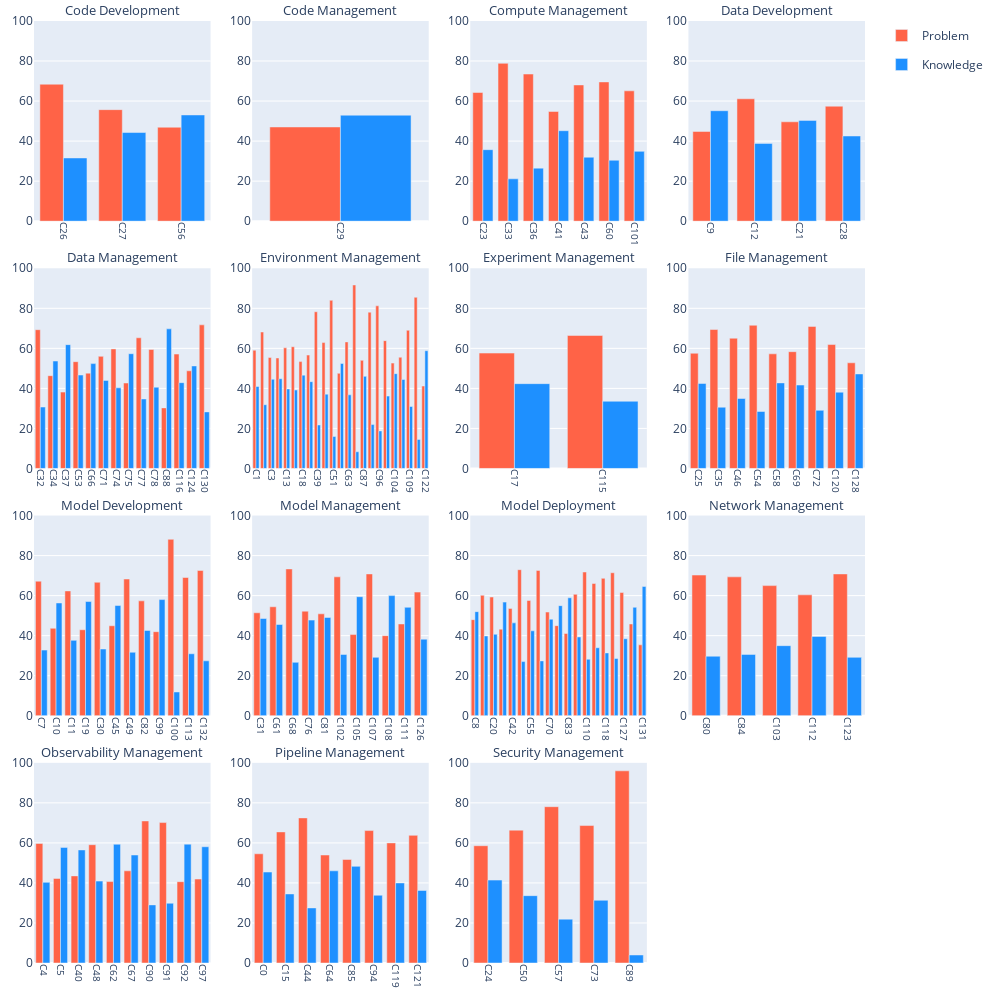

Write notebook code for a chart like this one.
### Code cell
df = pd.read_json(os.path.join(path_rq12, 'macro-topics.json'))

color_map = {
    'Problem': 'tomato',
    'Knowledge': 'dodgerblue',
}
rows = cols = math.ceil(math.sqrt(df['Challenge_topic_macro'].nunique()))
fig = make_subplots(rows=rows, cols=cols, horizontal_spacing=0.05, vertical_spacing=0.05, subplot_titles=[macro_topic_indexing[i] for i in sorted(df['Challenge_topic_macro'].unique())])

for macro_name, macro_group in df.groupby('Challenge_topic_macro', sort=True):
    categories = []
    frequency_p = []
    frequency_k = [] 
    
    for name, group in macro_group.groupby('Challenge_topic'):
        categories.append(f'C{name}')
        frequency_p.append(len(group[group['Challenge_type'] == 'problem'])/len(group)*100)
        frequency_k.append(len(group[group['Challenge_type'] == 'knowledge'])/len(group)*100)
    
    row = macro_name // rows + 1
    col = macro_name % cols + 1
    show_legend = True if (row == 1 and col == 1) else False
    
    fig.add_trace(go.Bar(
        name='Problem', 
        x=categories, 
        y=frequency_p, 
        legendgroup='Problem', 
        marker_color=color_map['Problem'],
        showlegend=show_legend
    ), row=row, col=col)
    fig.add_trace(go.Bar(
        name='Knowledge', 
        x=categories, 
        y=frequency_k, 
        legendgroup='Knowledge', 
        marker_color=color_map['Knowledge'],
        showlegend=show_legend
    ), row=row, col=col)
    fig.update_xaxes(
        tickangle=90, 
        tickfont=dict(size=10), 
        row=row, 
        col=col
    )

fig.update_yaxes(range=[0, 100])
fig.update_layout(
    barmode='group',
    width=1000, 
    height=1000,
    margin=go.layout.Margin(
        l=20,  # left margin
        r=20,  # right margin
        b=20,  # bottom margin
        t=20,  # top margin
    )
)
fig.update_annotations(dict(font_size=13))
fig.show()
fig.write_image(os.path.join(path_rq12, 'Macro-topics group frequency histogram.pdf'))

### Figure 1 — Plotly figure (JSON) as saved in the notebook; plotly's stock layout.template omitted (floating-point values rounded to 4 significant figures)
{"data": [{"legendgroup": "Problem", "marker": {"color": "tomato"}, "name": "Problem", "showlegend": true, "type": "bar", "x": ["C26", "C27", "C56"], "xaxis": "x", "y": [68.42, 55.71, 46.94], "yaxis": "y"}, {"legendgroup": "Knowledge", "marker": {"color": "dodgerblue"}, "name": "Knowledge", "showlegend": true, "type": "bar", "x": ["C26", "C27", "C56"], "xaxis": "x", "y": [31.58, 44.29, 53.06], "yaxis": "y"}, {"legendgroup": "Problem", "marker": {"color": "tomato"}, "name": "Problem", "showlegend": false, "type": "bar", "x": ["C29"], "xaxis": "x2", "y": [47.06], "yaxis": "y2"}, {"legendgroup": "Knowledge", "marker": {"color": "dodgerblue"}, "name": "Knowledge", "showlegend": false, "type": "bar", "x": ["C29"], "xaxis": "x2", "y": [52.94], "yaxis": "y2"}, {"legendgroup": "Problem", "marker": {"color": "tomato"}, "name": "Problem", "showlegend": false, "type": "bar", "x": ["C23", "C33", "C36", "C41", "C43", "C60", "C101"], "xaxis": "x3", "y": [64.29, 78.85, 73.5, 54.81, 68.06, 69.57, 65.12], "yaxis": "y3"}, {"legendgroup": "Knowledge", "marker": {"color": "dodgerblue"}, "name": "Knowledge", "showlegend": false, "type": "bar", "x": ["C23", "C33", "C36", "C41", "C43", "C60", "C101"], "xaxis": "x3", "y": [35.71, 21.15, 26.5, 45.19, 31.94, 30.43, 34.88], "yaxis": "y3"}, {"legendgroup": "Problem", "marker": {"color": "tomato"}, "name": "Problem", "showlegend": false, "type": "bar", "x": ["C9", "C12", "C21", "C28"], "xaxis": "x4", "y": [44.83, 61.15, 49.65, 57.45], "yaxis": "y4"}, {"legendgroup": "Knowledge", "marker": {"color": "dodgerblue"}, "name": "Knowledge", "showlegend": false, "type": "bar", "x": ["C9", "C12", "C21", "C28"], "xaxis": "x4", "y": [55.17, 38.85, 50.35, 42.55], "yaxis": "y4"}, {"legendgroup": "Problem", "marker": {"color": "tomato"}, "name": "Problem", "showlegend": false, "type": "bar", "x": ["C32", "C34", "C37", "C53", "C66", "C71", "C74", "C75", "C77", "C78", "C88", "C116", "C124", "C130"], "xaxis": "x5", "y": [69.32, 46.34, 38.14, 53.33, 47.62, 56.0, 59.72, 42.68, 65.28, 59.42, 30.26, 57.14, 48.78, 71.74], "yaxis": "y5"}, {"legendgroup": "Knowledge", "marker": {"color": "dodgerblue"}, "name": "Knowledge", "showlegend": false, "type": "bar", "x": ["C32", "C34", "C37", "C53", "C66", "C71", "C74", "C75", "C77", "C78", "C88", "C116", "C124", "C130"], "xaxis": "x5", "y": [30.68, 53.66, 61.86, 46.67, 52.38, 44, 40.28, 57.32, 34.72, 40.58, 69.74, 42.86, 51.22, 28.26], "yaxis": "y5"}, {"legendgroup": "Problem", "marker": {"color": "tomato"}, "name": "Problem", "showlegend": false, "type": "bar", "x": ["C1", "C2", "C3", "C6", "C13", "C14", "C18", "C38", "C39", "C47", "C51", "C59", "C63", "C86", "C87", "C95", "C96", "C98", "C104", "C106", "C109", "C114", "C122"], "xaxis": "x6", "y": [59.06, 68.16, 55.45, 55.19, 60.26, 60.82, 53.38, 56.64, 78.29, 62.89, 84, 47.54, 63.22, 91.67, 54, 78.08, 81.25, 63.86, 52.63, 55.56, 69.05, 85.48, 41.18], "yaxis": "y6"}, {"legendgroup": "Knowledge", "marker": {"color": "dodgerblue"}, "name": "Knowledge", "showlegend": false, "type": "bar", "x": ["C1", "C2", "C3", "C6", "C13", "C14", "C18", "C38", "C39", "C47", "C51", "C59", "C63", "C86", "C87", "C95", "C96", "C98", "C104", "C106", "C109", "C114", "C122"], "xaxis": "x6", "y": [40.94, 31.84, 44.55, 44.81, 39.74, 39.18, 46.62, 43.36, 21.71, 37.11, 16, 52.46, 36.78, 8.333, 46, 21.92, 18.75, 36.14, 47.37, 44.44, 30.95, 14.52, 58.82], "yaxis": "y6"}, {"legendgroup": "Problem", "marker": {"color": "tomato"}, "name": "Problem", "showlegend": false, "type": "bar", "x": ["C17", "C115"], "xaxis": "x7", "y": [57.64, 66.43], "yaxis": "y7"}, {"legendgroup": "Knowledge", "marker": {"color": "dodgerblue"}, "name": "Knowledge", "showlegend": false, "type": "bar", "x": ["C17", "C115"], "xaxis": "x7", "y": [42.36, 33.57], "yaxis": "y7"}, {"legendgroup": "Problem", "marker": {"color": "tomato"}, "name": "Problem", "showlegend": false, "type": "bar", "x": ["C25", "C35", "C46", "C54", "C58", "C69", "C72", "C120", "C128"], "xaxis": "x8", "y": [57.55, 69.4, 65.06, 71.54, 57.26, 58.33, 70.97, 61.9, 52.78], "yaxis": "y8"}, {"legendgroup": "Knowledge", "marker": {"color": "dodgerblue"}, "name": "Knowledge", "showlegend": false, "type": "bar", "x": ["C25", "C35", "C46", "C54", "C58", "C69", "C72", "C120", "C128"], "xaxis": "x8", "y": [42.45, 30.6, 34.94, 28.46, 42.74, 41.67, 29.03, 38.1, 47.22], "yaxis": "y8"}, {"legendgroup": "Problem", "marker": {"color": "tomato"}, "name": "Problem", "showlegend": false, "type": "bar", "x": ["C7", "C10", "C11", "C19", "C30", "C45", "C49", "C82", "C99", "C100", "C113", "C132"], "xaxis": "x9", "y": [67.21, 43.68, 62.35, 42.95, 66.67, 44.94, 68.29, 57.38, 41.98, 88.14, 69.05, 72.58], "yaxis": "y9"}, {"legendgroup": "Knowledge", "marker": {"color": "dodgerblue"}, "name": "Knowledge", "showlegend": false, "type": "bar", "x": ["C7", "C10", "C11", "C19", "C30", "C45", "C49", "C82", "C99", "C100", "C113", "C132"], "xaxis": "x9", "y": [32.79, 56.32, 37.65, 57.05, 33.33, 55.06, 31.71, 42.62, 58.02, 11.86, 30.95, 27.42], "yaxis": "y9"}, {"legendgroup": "Problem", "marker": {"color": "tomato"}, "name": "Problem", "showlegend": false, "type": "bar", "x": ["C31", "C61", "C68", "C76", "C81", "C102", "C105", "C107", "C108", "C111", "C126"], "xaxis": "x10", "y": [51.43, 54.43, 73.33, 52.24, 50.9, 69.39, 40.54, 70.83, 40, 45.83, 61.76], "yaxis": "y10"}, {"legendgroup": "Knowledge", "marker": {"color": "dodgerblue"}, "name": "Knowledge", "showlegend": false, "type": "bar", "x": ["C31", "C61", "C68", "C76", "C81", "C102", "C105", "C107", "C108", "C111", "C126"], "xaxis": "x10", "y": [48.57, 45.57, 26.67, 47.76, 49.1, 30.61, 59.46, 29.17, 60, 54.17, 38.24], "yaxis": "y10"}, {"legendgroup": "Problem", "marker": {"color": "tomato"}, "name": "Problem", "showlegend": false, "type": "bar", "x": ["C8", "C16", "C20", "C22", "C42", "C52", "C55", "C65", "C70", "C79", "C83", "C93", "C110", "C117", "C118", "C125", "C127", "C129", "C131"], "xaxis": "x11", "y": [48, 60.15, 59.31, 43.24, 53.61, 72.95, 57.58, 72.6, 51.79, 45, 41.1, 60.66, 71.79, 66.04, 68.63, 71.43, 61.54, 45.83, 35.42], "yaxis": "y11"}, {"legendgroup": "Knowledge", "marker": {"color": "dodgerblue"}, "name": "Knowledge", "showlegend": false, "type": "bar", "x": ["C8", "C16", "C20", "C22", "C42", "C52", "C55", "C65", "C70", "C79", "C83", "C93", "C110", "C117", "C118", "C125", "C127", "C129", "C131"], "xaxis": "x11", "y": [52, 39.85, 40.69, 56.76, 46.39, 27.05, 42.42, 27.4, 48.21, 55.0, 58.9, 39.34, 28.21, 33.96, 31.37, 28.57, 38.46, 54.17, 64.58], "yaxis": "y11"}, {"legendgroup": "Problem", "marker": {"color": "tomato"}, "name": "Problem", "showlegend": false, "type": "bar", "x": ["C80", "C84", "C103", "C112", "C123"], "xaxis": "x12", "y": [70.27, 69.37, 65, 60.38, 70.83], "yaxis": "y12"}, {"legendgroup": "Knowledge", "marker": {"color": "dodgerblue"}, "name": "Knowledge", "showlegend": false, "type": "bar", "x": ["C80", "C84", "C103", "C112", "C123"], "xaxis": "x12", "y": [29.73, 30.63, 35, 39.62, 29.17], "yaxis": "y12"}, {"legendgroup": "Problem", "marker": {"color": "tomato"}, "name": "Problem", "showlegend": false, "type": "bar", "x": ["C4", "C5", "C40", "C48", "C62", "C67", "C90", "C91", "C92", "C97"], "xaxis": "x13", "y": [59.7, 42.25, 43.52, 59.09, 40.68, 46.05, 70.97, 70.15, 40.62, 41.94], "yaxis": "y13"}, {"legendgroup": "Knowledge", "marker": {"color": "dodgerblue"}, "name": "Knowledge", "showlegend": false, "type": "bar", "x": ["C4", "C5", "C40", "C48", "C62", "C67", "C90", "C91", "C92", "C97"], "xaxis": "x13", "y": [40.3, 57.75, 56.48, 40.91, 59.32, 53.95, 29.03, 29.85, 59.38, 58.06], "yaxis": "y13"}, {"legendgroup": "Problem", "marker": {"color": "tomato"}, "name": "Problem", "showlegend": false, "type": "bar", "x": ["C0", "C15", "C44", "C64", "C85", "C94", "C119", "C121"], "xaxis": "x14", "y": [54.56, 65.49, 72.48, 53.95, 51.72, 66.15, 60, 63.77], "yaxis": "y14"}, {"legendgroup": "Knowledge", "marker": {"color": "dodgerblue"}, "name": "Knowledge", "showlegend": false, "type": "bar", "x": ["C0", "C15", "C44", "C64", "C85", "C94", "C119", "C121"], "xaxis": "x14", "y": [45.44, 34.51, 27.52, 46.05, 48.28, 33.85, 40, 36.23], "yaxis": "y14"}, {"legendgroup": "Problem", "marker": {"color": "tomato"}, "name": "Problem", "showlegend": false, "type": "bar", "x": ["C24", "C50", "C57", "C73", "C89"], "xaxis": "x15", "y": [58.59, 66.36, 78.08, 68.67, 96], "yaxis": "y15"}, {"legendgroup": "Knowledge", "marker": {"color": "dodgerblue"}, "name": "Knowledge", "showlegend": false, "type": "bar", "x": ["C24", "C50", "C57", "C73", "C89"], "xaxis": "x15", "y": [41.41, 33.64, 21.92, 31.33, 4], "yaxis": "y15"}], "layout": {"annotations": [{"font": {"size": 13}, "showarrow": false, "text": "Code Development", "x": 0.1062, "xanchor": "center", "xref": "paper", "y": 1, "yanchor": "bottom", "yref": "paper"}, {"font": {"size": 13}, "showarrow": false, "text": "Code Management", "x": 0.3688, "xanchor": "center", "xref": "paper", "y": 1, "yanchor": "bottom", "yref": "paper"}, {"font": {"size": 13}, "showarrow": false, "text": "Compute Management", "x": 0.6313, "xanchor": "center", "xref": "paper", "y": 1, "yanchor": "bottom", "yref": "paper"}, {"font": {"size": 13}, "showarrow": false, "text": "Data Development", "x": 0.8938, "xanchor": "center", "xref": "paper", "y": 1, "yanchor": "bottom", "yref": "paper"}, {"font": {"size": 13}, "showarrow": false, "text": "Data Management", "x": 0.1062, "xanchor": "center", "xref": "paper", "y": 0.7375, "yanchor": "bottom", "yref": "paper"}, {"font": {"size": 13}, "showarrow": false, "text": "Environment Management", "x": 0.3688, "xanchor": "center", "xref": "paper", "y": 0.7375, "yanchor": "bottom", "yref": "paper"}, {"font": {"size": 13}, "showarrow": false, "text": "Experiment Management", "x": 0.6313, "xanchor": "center", "xref": "paper", "y": 0.7375, "yanchor": "bottom", "yref": "paper"}, {"font": {"size": 13}, "showarrow": false, "text": "File Management", "x": 0.8938, "xanchor": "center", "xref": "paper", "y": 0.7375, "yanchor": "bottom", "yref": "paper"}, {"font": {"size": 13}, "showarrow": false, "text": "Model Development", "x": 0.1062, "xanchor": "center", "xref": "paper", "y": 0.475, "yanchor": "bottom", "yref": "paper"}, {"font": {"size": 13}, "showarrow": false, "text": "Model Management", "x": 0.3688, "xanchor": "center", "xref": "paper", "y": 0.475, "yanchor": "bottom", "yref": "paper"}, {"font": {"size": 13}, "showarrow": false, "text": "Model Deployment", "x": 0.6313, "xanchor": "center", "xref": "paper", "y": 0.475, "yanchor": "bottom", "yref": "paper"}, {"font": {"size": 13}, "showarrow": false, "text": "Network Management", "x": 0.8938, "xanchor": "center", "xref": "paper", "y": 0.475, "yanchor": "bottom", "yref": "paper"}, {"font": {"size": 13}, "showarrow": false, "text": "Observability Management", "x": 0.1062, "xanchor": "center", "xref": "paper", "y": 0.2125, "yanchor": "bottom", "yref": "paper"}, {"font": {"size": 13}, "showarrow": false, "text": "Pipeline Management", "x": 0.3688, "xanchor": "center", "xref": "paper", "y": 0.2125, "yanchor": "bottom", "yref": "paper"}, {"font": {"size": 13}, "showarrow": false, "text": "Security Management", "x": 0.6313, "xanchor": "center", "xref": "paper", "y": 0.2125, "yanchor": "bottom", "yref": "paper"}], "barmode": "group", "height": 1000, "margin": {"b": 20, "l": 20, "r": 20, "t": 20}, "width": 1000, "xaxis": {"anchor": "y", "domain": [0, 0.2125], "tickangle": 90, "tickfont": {"size": 10}}, "xaxis10": {"anchor": "y10", "domain": [0.2625, 0.475], "tickangle": 90, "tickfont": {"size": 10}}, "xaxis11": {"anchor": "y11", "domain": [0.525, 0.7375], "tickangle": 90, "tickfont": {"size": 10}}, "xaxis12": {"anchor": "y12", "domain": [0.7875, 1], "tickangle": 90, "tickfont": {"size": 10}}, "xaxis13": {"anchor": "y13", "domain": [0, 0.2125], "tickangle": 90, "tickfont": {"size": 10}}, "xaxis14": {"anchor": "y14", "domain": [0.2625, 0.475], "tickangle": 90, "tickfont": {"size": 10}}, "xaxis15": {"anchor": "y15", "domain": [0.525, 0.7375], "tickangle": 90, "tickfont": {"size": 10}}, "xaxis16": {"anchor": "y16", "domain": [0.7875, 1]}, "xaxis2": {"anchor": "y2", "domain": [0.2625, 0.475], "tickangle": 90, "tickfont": {"size": 10}}, "xaxis3": {"anchor": "y3", "domain": [0.525, 0.7375], "tickangle": 90, "tickfont": {"size": 10}}, "xaxis4": {"anchor": "y4", "domain": [0.7875, 1], "tickangle": 90, "tickfont": {"size": 10}}, "xaxis5": {"anchor": "y5", "domain": [0, 0.2125], "tickangle": 90, "tickfont": {"size": 10}}, "xaxis6": {"anchor": "y6", "domain": [0.2625, 0.475], "tickangle": 90, "tickfont": {"size": 10}}, "xaxis7": {"anchor": "y7", "domain": [0.525, 0.7375], "tickangle": 90, "tickfont": {"size": 10}}, "xaxis8": {"anchor": "y8", "domain": [0.7875, 1], "tickangle": 90, "tickfont": {"size": 10}}, "xaxis9": {"anchor": "y9", "domain": [0, 0.2125], "tickangle": 90, "tickfont": {"size": 10}}, "yaxis": {"anchor": "x", "domain": [0.7875, 1], "range": [0, 100]}, "yaxis10": {"anchor": "x10", "domain": [0.2625, 0.475], "range": [0, 100]}, "yaxis11": {"anchor": "x11", "domain": [0.2625, 0.475], "range": [0, 100]}, "yaxis12": {"anchor": "x12", "domain": [0.2625, 0.475], "range": [0, 100]}, "yaxis13": {"anchor": "x13", "domain": [0, 0.2125], "range": [0, 100]}, "yaxis14": {"anchor": "x14", "domain": [0, 0.2125], "range": [0, 100]}, "yaxis15": {"anchor": "x15", "domain": [0, 0.2125], "range": [0, 100]}, "yaxis16": {"anchor": "x16", "domain": [0, 0.2125], "range": [0, 100]}, "yaxis2": {"anchor": "x2", "domain": [0.7875, 1], "range": [0, 100]}, "yaxis3": {"anchor": "x3", "domain": [0.7875, 1], "range": [0, 100]}, "yaxis4": {"anchor": "x4", "domain": [0.7875, 1], "range": [0, 100]}, "yaxis5": {"anchor": "x5", "domain": [0.525, 0.7375], "range": [0, 100]}, "yaxis6": {"anchor": "x6", "domain": [0.525, 0.7375], "range": [0, 100]}, "yaxis7": {"anchor": "x7", "domain": [0.525, 0.7375], "range": [0, 100]}, "yaxis8": {"anchor": "x8", "domain": [0.525, 0.7375], "range": [0, 100]}, "yaxis9": {"anchor": "x9", "domain": [0.2625, 0.475], "range": [0, 100]}}}
